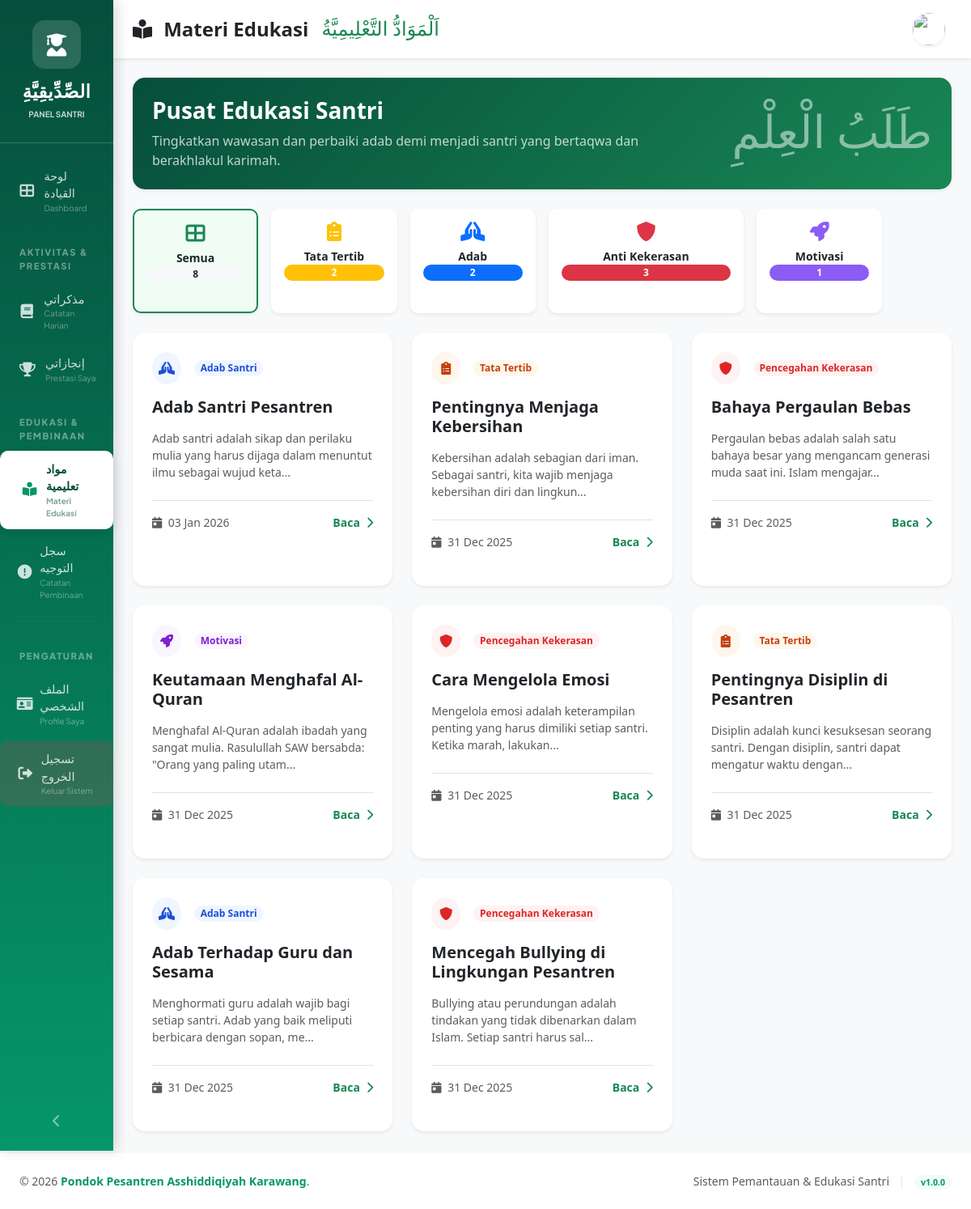
The app's page /santri/materi_edukasi.php (signed in) with its own data.
### tables this page shows
CREATE TABLE `materi_edukasi` (
  `id` int(11) NOT NULL,
  `judul` varchar(200) NOT NULL,
  `kategori` enum('Tata Tertib','Adab Santri','Pencegahan Kekerasan','Motivasi') NOT NULL,
  `isi_materi` text NOT NULL,
  `file_pdf` varchar(255) DEFAULT NULL,
  `gambar` varchar(255) DEFAULT NULL,
  `dibuat_oleh` int(11) NOT NULL,
  `created_at` timestamp NOT NULL DEFAULT current_timestamp(),
  `updated_at` timestamp NOT NULL DEFAULT current_timestamp() ON UPDATE current_timestamp()
);

### santri/materi_edukasi.php (the view, shortened to what this page needs)
<?php
require_once '../config.php';
$filter_kategori = isset($_GET['kategori']) ? escape($_GET['kategori']) : '';
$query_materi = "SELECT * FROM materi_edukasi WHERE 1=1";
$query_materi .= " ORDER BY created_at DESC";
$result_materi = mysqli_query($conn, $query_materi);
$count_all = mysqli_fetch_assoc(mysqli_query($conn, "SELECT COUNT(*) as total FROM materi_edukasi"))['total'];
$count_tata_tertib = mysqli_fetch_assoc(mysqli_query($conn, "SELECT COUNT(*) as total FROM materi_edukasi WHERE kategori = 'Tata Tertib'"))['total'];
$count_adab = mysqli_fetch_assoc(mysqli_query($conn, "SELECT COUNT(*) as total FROM materi_edukasi WHERE kategori = 'Adab Santri'"))['total'];
$count_kekerasan = mysqli_fetch_assoc(mysqli_query($conn, "SELECT COUNT(*) as total FROM materi_edukasi WHERE kategori = 'Pencegahan Kekerasan'"))['total'];
$count_motivasi = mysqli_fetch_assoc(mysqli_query($conn, "SELECT COUNT(*) as total FROM materi_edukasi WHERE kategori = 'Motivasi'"))['total'];
include '../includes/header.php';
?>
<div class="d-flex">
    <?php include '../includes/sidebar_santri.php'; ?>
    <div class="flex-grow-1 bg-light min-vh-100">
        <nav class="navbar navbar-expand navbar-light bg-white shadow-sm mb-4 px-4 py-3">
            <div class="d-flex align-items-center">
                <h4 class="mb-0 fw-bold me-3 text-dark"><i class="fas fa-book-reader me-2"></i> Materi Edukasi</h4>
                <h4 dir="rtl" lang="ar" class="mb-0 font-arab text-success d-none d-md-block">اَلْمَوَادُّ التَّعْلِيمِيَّةُ</h4>
            </div>
            <div class="ms-auto d-flex align-items-center">
                <img src="<?php echo BASE_URL; ?>assets/images/<?php echo $_SESSION['foto_profil']; ?>"
                     class="rounded-circle shadow-sm me-2" width="40" height="40" style="object-fit: cover;"
                     onerror="this.src='<?php echo BASE_URL; ?>assets/images/default.png'">
            </div>
        </nav>
        <div class="container-fluid px-4">
            <div class="card border-0 shadow-sm text-white mb-4" style="background: linear-gradient(135deg, #064e3b 0%, #198754 100%); border-radius: 15px;">
                <div class="card-body p-4">
                    <div class="row align-items-center">
                        <div class="col-md-8">
                            <h3 class="fw-bold mb-2">Pusat Edukasi Santri</h3>
                            <p class="mb-0 opacity-75">Tingkatkan wawasan dan perbaiki adab demi menjadi santri yang bertaqwa dan berakhlakul karimah.</p>
                        </div>
                        <div class="col-md-4 text-end d-none d-md-block">
                            <h1 dir="rtl" class="font-arab opacity-50 mb-0" style="font-size: 3.5rem;">طَلَبُ الْعِلْمِ</h1>
                        </div>
                    </div>
                </div>
            </div>
            <div class="row g-3 mb-4">
                <div class="col-6 col-lg-2">
                    <a href="materi_edukasi.php" class="text-decoration-none">
                        <div class="card h-100 shadow-sm category-card text-center p-3 <?php echo empty($filter_kategori) ? 'active shadow' : ''; ?>">
                            <i class="fas fa-th-large mb-2 text-success fs-4"></i>
                            <div class="fw-bold small text-dark">Semua</div>
                            <span class="badge bg-light text-dark rounded-pill"><?php echo $count_all; ?></span>
                        </div>
                    </a>
                </div>
                <div class="col-6 col-lg-2">
                    <a href="?kategori=Tata Tertib" class="text-decoration-none">
                        <div class="card h-100 shadow-sm category-card text-center p-3 <?php echo $filter_kategori == 'Tata Tertib' ? 'active shadow' : ''; ?>">
                            <i class="fas fa-clipboard-list mb-2 text-warning fs-4"></i>
                            <div class="fw-bold small text-dark text-truncate">Tata Tertib</div>
                            <span class="badge bg-warning text-white rounded-pill"><?php echo $count_tata_tertib; ?></span>
                        </div>
                    </a>
                </div>
                <div class="col-6 col-lg-2">
                    <a href="?kategori=Adab Santri" class="text-decoration-none">
                        <div class="card h-100 shadow-sm category-card text-center p-3 <?php echo $filter_kategori == 'Adab Santri' ? 'active shadow' : ''; ?>">
                            <i class="fas fa-hands-praying mb-2 text-primary fs-4"></i>
                            <div class="fw-bold small text-dark text-truncate">Adab</div>
                            <span class="badge bg-primary text-white rounded-pill"><?php echo $count_adab; ?></span>
                        </div>
                    </a>
                </div>
                <div class="col-6 col-lg-3">
                    <a href="?kategori=Pencegahan Kekerasan" class="text-decoration-none">
                        <div class="card h-100 shadow-sm category-card text-center p-3 <?php echo $filter_kategori == 'Pencegahan Kekerasan' ? 'active shadow' : ''; ?>">
                            <i class="fas fa-shield-alt mb-2 text-danger fs-4"></i>
                            <div class="fw-bold small text-dark text-truncate">Anti Kekerasan</div>
                            <span class="badge bg-danger text-white rounded-pill"><?php echo $count_kekerasan; ?></span>
                        </div>
                    </a>
                </div>
                <div class="col-6 col-lg-2">
                    <a href="?kategori=Motivasi" class="text-decoration-none">
                        <div class="card h-100 shadow-sm category-card text-center p-3 <?php echo $filter_kategori == 'Motivasi' ? 'active shadow' : ''; ?>">
                            <i class="fas fa-rocket mb-2 text-purple fs-4" style="color: #8b5cf6;"></i>
                            <div class="fw-bold small text-dark text-truncate">Motivasi</div>
                            <span class="badge text-white rounded-pill" style="background-color: #8b5cf6;"><?php echo $count_motivasi; ?></span>
                        </div>
                    </a>
                </div>
            </div>
            <div class="row">
                <?php if (mysqli_num_rows($result_materi) > 0): ?>
                    <?php while ($row = mysqli_fetch_assoc($result_materi)):
                        $cat_class = ''; $icon = '';
                        switch($row['kategori']) {
                            case 'Tata Tertib': $cat_class = 'bg-soft-orange'; $icon = 'clipboard-list'; break;
                            case 'Adab Santri': $cat_class = 'bg-soft-blue'; $icon = 'hands-praying'; break;
                            case 'Pencegahan Kekerasan': $cat_class = 'bg-soft-red'; $icon = 'shield-alt'; break;
                            case 'Motivasi': $cat_class = 'bg-soft-purple'; $icon = 'rocket'; break;
                        }
                    ?>
                    <div class="col-md-6 col-lg-4 mb-4">
                        <div class="card h-100 materi-card border-0 shadow-sm" onclick='bacaMateri(<?php echo json_encode($row); ?>)' style="cursor: pointer;">
                            <div class="card-body p-4">
                                <div class="d-flex align-items-center mb-3">
                                    <div class="rounded-circle p-2 <?php echo $cat_class; ?> me-3">
                                        <i class="fas fa-<?php echo $icon; ?> fa-fw"></i>
                                    </div>
                                    <span class="badge rounded-pill <?php echo $cat_class; ?>"><?php echo $row['kategori']; ?></span>
                                </div>
                                <h5 class="fw-bold text-dark mb-3 line-clamp-2"><?php echo $row['judul']; ?></h5>
                                <p class="text-muted small mb-4">
                                    <?php echo substr(strip_tags($row['isi_materi']), 0, 100); ?>...
                                </p>
                                <div class="d-flex justify-content-between align-items-center mt-auto pt-3 border-top">
                                    <small class="text-muted"><i class="fas fa-calendar-day me-1"></i> <?php echo date('d M Y', strtotime($row['created_at'])); ?></small>
                                    <span class="text-success fw-bold small">Baca <i class="fas fa-chevron-right ms-1"></i></span>
                                </div>
                            </div>
                        </div>
                    </div>
                    <?php endwhile; ?>
                <?php endif; ?>
            </div>
        </div>
    </div>
</div>
<?php include '../includes/footer.php'; ?>
</body>
</html>

### includes/header.php (style rules this page uses)
:root { --primary-green: #86efac; --secondary-green: #4ade80; --dark-green: #16a34a; --light-green: #dcfce7; --cream: #fef3c7; }
body { background: linear-gradient(135deg, var(--light-green) 0%, var(--cream) 50%, #fff7ed 100%); font-family: 'Segoe UI', Tahoma, Geneva, Verdana, sans-serif; }
.card { border: 2px solid var(--light-green); box-shadow: 0 2px 15px rgba(0, 0, 0, 0.05); border-radius: 10px; margin-bottom: 20px; }

### santri/materi_edukasi.php (style rules this page uses)
.font-arab { font-family: 'Amiri', serif; }
.category-card { transition: all 0.3s ease; border: none; cursor: pointer; }
.category-card.active { border: 2px solid #198754 !important; background-color: #f0fdf4; }
.materi-card { transition: all 0.3s ease; border-radius: 15px; }
.bg-soft-orange { background-color: #fff7ed; color: #c2410c; }
.bg-soft-blue { background-color: #eff6ff; color: #1d4ed8; }
.bg-soft-red { background-color: #fef2f2; color: #dc2626; }
.bg-soft-purple { background-color: #faf5ff; color: #7e22ce; }

### includes/sidebar_santri.php (style rules this page uses)
.opacity-50 { opacity: 0.5; }

### records on screen
materi_edukasi: kategori "Adab Santri", judul "Adab Santri Pesantren", isi_materi "Adab santri adalah sikap dan perilaku mulia yang harus dijaga dalam menuntut ilmu sebagai wujud keta", created_at "03 Jan 2026"
materi_edukasi: kategori "Tata Tertib", judul "Pentingnya Menjaga Kebersihan", isi_materi "Kebersihan adalah sebagian dari iman. Sebagai santri, kita wajib menjaga kebersihan diri dan lingkun", created_at "31 Dec 2025"
materi_edukasi: kategori "Pencegahan Kekerasan", judul "Bahaya Pergaulan Bebas", isi_materi "Pergaulan bebas adalah salah satu bahaya besar yang mengancam generasi muda saat ini. Islam mengajar", created_at "31 Dec 2025"
materi_edukasi: kategori "Motivasi", judul "Keutamaan Menghafal Al-Quran", isi_materi "Menghafal Al-Quran adalah ibadah yang sangat mulia. Rasulullah SAW bersabda: \"Orang yang paling utam", created_at "31 Dec 2025"
materi_edukasi: kategori "Pencegahan Kekerasan", judul "Cara Mengelola Emosi", isi_materi "Mengelola emosi adalah keterampilan penting yang harus dimiliki setiap santri. Ketika marah, lakukan", created_at "31 Dec 2025"
materi_edukasi: kategori "Tata Tertib", judul "Pentingnya Disiplin di Pesantren", isi_materi "Disiplin adalah kunci kesuksesan seorang santri. Dengan disiplin, santri dapat mengatur waktu dengan", created_at "31 Dec 2025"
materi_edukasi: kategori "Adab Santri", judul "Adab Terhadap Guru dan Sesama", isi_materi "Menghormati guru adalah wajib bagi setiap santri. Adab yang baik meliputi berbicara dengan sopan, me", created_at "31 Dec 2025"
materi_edukasi: kategori "Pencegahan Kekerasan", judul "Mencegah Bullying di Lingkungan Pesantren", isi_materi "Bullying atau perundungan adalah tindakan yang tidak dibenarkan dalam Islam. Setiap santri harus sal", created_at "31 Dec 2025"

### other values on screen
$count_all "8"
$count_tata_tertib "2"
$count_adab "2"
$count_kekerasan "3"
$count_motivasi "1"
